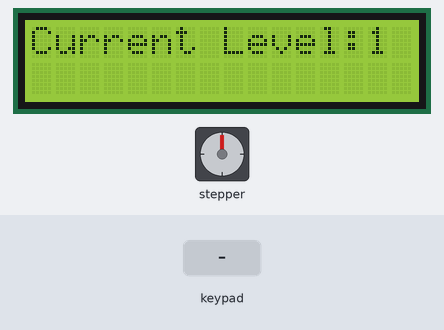
Recording of a sketch running on a simulated Arduino Uno, built with avr-gcc and run on an emulated ATmega328P. Parts: 16×2 character LCD, stepper motor. The inputs (shaded band) are chosen by the test bench. Stepper angles assume 2048 steps per turn; what the sketch prints to the serial monitor is not drawn.

Above: at 3.2 s.
3.3 s: key '2' pressed
At 4.1 s:
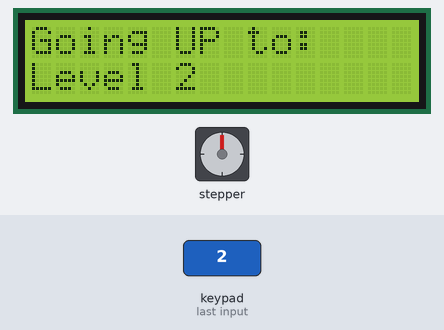
6.3 s: key '1' pressed
At 8.8 s:
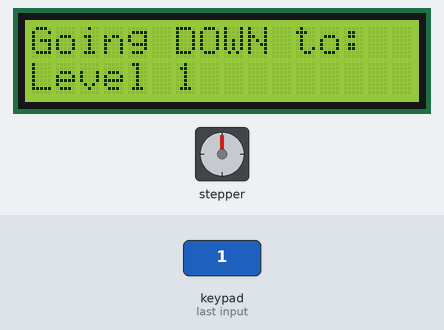
11.8 s: keypad keys 2 5 pressed 0.4 s apart
At 14.2 s:
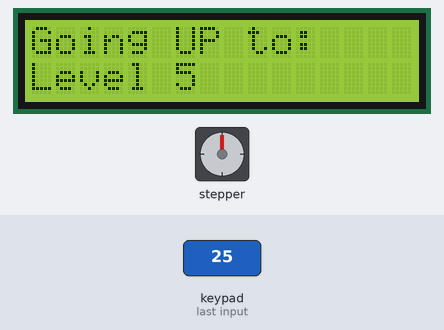
Timing chart, 0 to 26.3 s (numbered marks = the images above; inputs shaded):
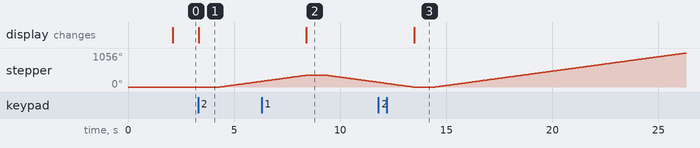

Measured:
- after the input at 3.3 s, stepper: keeps turning clockwise at about 90°/s, starting after 1.0 s; the display: changes at once (image 1)
- after the input at 6.3 s, the display: changes after 2.1 s (image 2)
- after the input at 11.8 s, the display: changes after 1.7 s (image 3)

The sketch:

elevator.ino
```cpp
#include <Keypad.h>
#include <Stepper.h>
#include <TimerOne.h>
#include <Wire.h>
#include <LiquidCrystal_I2C.h>

// Initialize LCD
LiquidCrystal_I2C lcd(0x27, 16, 2);

// Keypad settings
const byte ROWS = 4;
const byte COLS = 4;
char hexaKeys[ROWS][COLS] = {
  {'1', '2', '3', 'A'},
  {'4', '5', '6', 'B'},
  {'7', '8', '9', 'C'},
  {'*', '0', '#', 'D'}
};
byte rowPins[ROWS] = {A0, A1, A2, 6};
byte colPins[COLS] = {A3, 3, 4, 2};
Keypad customKeypad = Keypad(makeKeymap(hexaKeys), rowPins, colPins, ROWS, COLS);

// Stepper motor settings
int stepsPerRevolution = 2048;
int motspeed = 15;
Stepper myStep(stepsPerRevolution, 8, 10, 9, 11);

// Variables to store the current and target levels
int currentLevel = 1;  // Start at level 1
int targetLevel = 1;

// Function to update motor movement based on the target level
void moveToLevel(int target) {
  int stepCount = (target - currentLevel) * stepsPerRevolution;
  if (stepCount != 0) {

    // Determine if the elevator is going up or down
    lcd.clear();
    lcd.setCursor(0, 0);
    if (target > currentLevel) {
      lcd.print("Going UP to:");
    } else {
      lcd.print("Going DOWN to:");
    }

    // Show the target level
    lcd.setCursor(0, 1);
    lcd.print("Level ");
    lcd.print(target);

    delay(1000);  // Display direction for a moment

    myStep.step(stepCount);  // Move the motor
    currentLevel = target;   // Update current level after movement
    lcd.clear();
  }
}

void setup() {
  Serial.begin(9600);
  lcd.init();
  lcd.backlight();
  myStep.setSpeed(motspeed);
  Timer1.initialize(5000);
  Timer1.attachInterrupt(level);  // Attach the interrupt to monitor keypresses

  lcd.setCursor(6, 0);
  lcd.print("SMART");
  lcd.setCursor(0, 1);
  lcd.print("ELEVATOR SYSTEM");
  delay(2000);
  lcd.clear();
}

void loop() {
  // Display current level on LCD
  lcd.setCursor(0, 0);
  lcd.print("Current Level: ");
  lcd.setCursor(14, 0);
  lcd.print(currentLevel);

  // Move to target level if it's different from current level
  if (targetLevel != currentLevel) {
    moveToLevel(targetLevel);
  }
}

// Interrupt function to handle keypresses and set target level
void level() {
  char customKey = customKeypad.getKey();
  if (customKey) {
    // Check which level was pressed
    if (customKey >= '1' && customKey <= '5') {
      Serial.print(customKey);
      targetLevel = customKey - '0';  // Convert char to int
    }
  }
}
```
